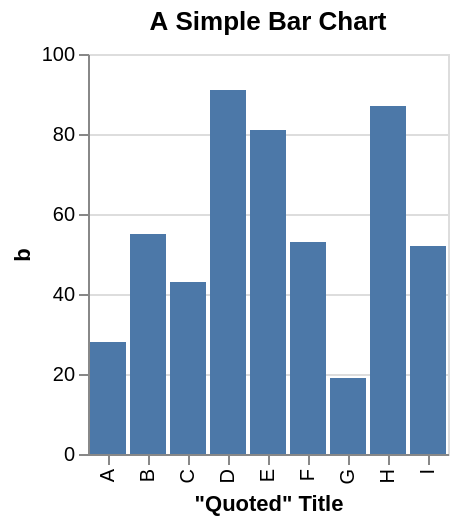

Describe this chart as a Vega-Lite specification.
### Vega specification from a JSON file in a GitHub repository (floating-point values rounded to 4 significant figures)
{"$schema": "https://vega.github.io/schema/vega/v5.json", "background": "white", "padding": 5, "height": 200, "title": {"text": "A Simple Bar Chart", "frame": "group"}, "style": "cell", "data": [{"name": "source_0", "values": [{"a": "A", "b": 28}, {"a": "B", "b": 55}, {"a": "C", "b": 43}, {"a": "D", "b": 91}, {"a": "E", "b": 81}, {"a": "F", "b": 53}, {"a": "G", "b": 19}, {"a": "H", "b": 87}, {"a": "I", "b": 52}]}, {"name": "data_0", "source": "source_0", "transform": [{"type": "stack", "groupby": ["a"], "field": "b", "sort": {"field": [], "order": []}, "as": ["b_start", "b_end"], "offset": "zero"}, {"type": "filter", "expr": "isValid(datum[\"b\"]) && isFinite(+datum[\"b\"])"}]}], "signals": [{"name": "x_step", "value": 20}, {"name": "width", "update": "bandspace(domain('x').length, 0.1, 0.05) * x_step"}], "marks": [{"name": "marks", "type": "rect", "style": ["bar"], "from": {"data": "data_0"}, "encode": {"update": {"fill": {"value": "#4c78a8"}, "ariaRoleDescription": {"value": "bar"}, "description": {"signal": "\"\\\"Quoted\\\" Title: \" + (isValid(datum[\"a\"]) ? datum[\"a\"] : \"\"+datum[\"a\"]) + \"; b: \" + (format(datum[\"b\"], \"\"))"}, "x": {"scale": "x", "field": "a"}, "width": {"signal": "max(0.25, bandwidth('x'))"}, "y": {"scale": "y", "field": "b_end"}, "y2": {"scale": "y", "field": "b_start"}}}}], "scales": [{"name": "x", "type": "band", "domain": {"data": "data_0", "field": "a", "sort": true}, "range": {"step": {"signal": "x_step"}}, "paddingInner": 0.1, "paddingOuter": 0.05}, {"name": "y", "type": "linear", "domain": {"data": "data_0", "fields": ["b_start", "b_end"]}, "range": [{"signal": "height"}, 0], "nice": true, "zero": true}], "axes": [{"scale": "y", "orient": "left", "gridScale": "x", "grid": true, "tickCount": {"signal": "ceil(height/40)"}, "domain": false, "labels": false, "aria": false, "maxExtent": 0, "minExtent": 0, "ticks": false, "zindex": 0}, {"scale": "x", "orient": "bottom", "grid": false, "title": "\"Quoted\" Title", "labelAlign": "right", "labelAngle": 270, "labelBaseline": "middle", "zindex": 0}, {"scale": "y", "orient": "left", "grid": false, "title": "b", "labelOverlap": true, "tickCount": {"signal": "ceil(height/40)"}, "zindex": 0}]}
